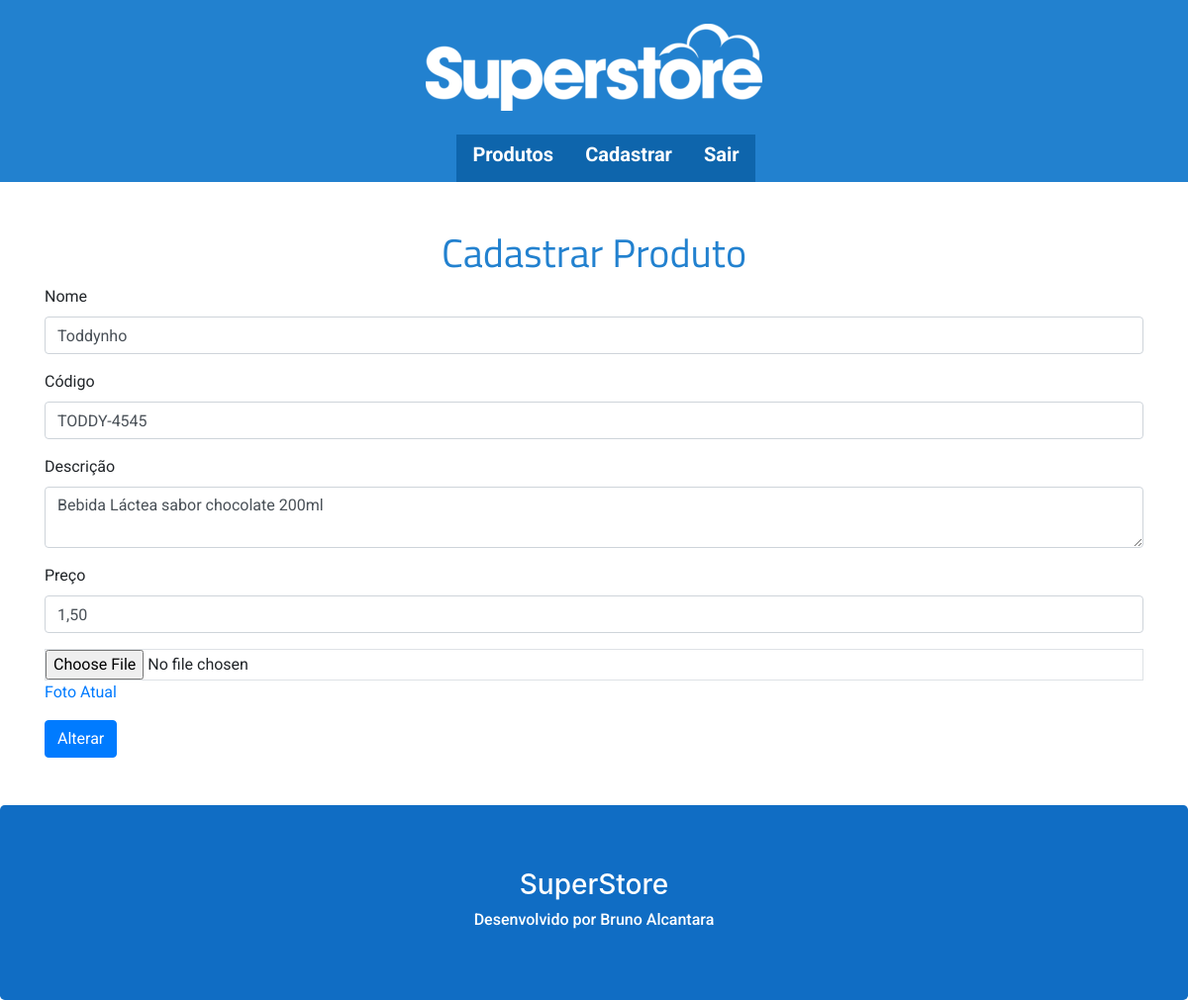
The app's page /store/register/?id=2 (signed in) with its own data.
### core/models.py (models this page shows, shortened)
class Product (models.Model):
    name = models.CharField(max_length=100)
    code = models.CharField(max_length=10)
    description = models.TextField()
    price = models.CharField(max_length = 11)
    photo = models.ImageField(upload_to='photostore')
    active = models.BooleanField(default=True)
    user = models.ForeignKey(User, on_delete=models.CASCADE)
    class Meta:
        db_table = 'Produto'

### core/views.py (the view)
# urls.py: path('store/register/', views.register_product),
@login_required(login_url='/login/')
def register_product (request):
    product_id = request.GET.get('id')
    if product_id:
        product = Product.objects.get(id=product_id)
        print(product.name)
        return render(request, 'register-product.html', {'product':product})
    return render(request, 'register-product.html')

### templates/register-product.html (shortened to what this page needs)
{% extends "model-page.html" %}
{% block content %}
    <h1 class="text-center fonte pt-5" >Cadastrar Produto</h1>
    <form class="font" enctype="multipart/form-data" action="/store/register/submit", method="POST">{% csrf_token %}
        <div class="container">
            <div class="form-group">
                <label for="name">Nome</label>
                <input class="form-control" name="name" type="text" value="{{product.name}}">
            </div>
            <div class="form-group">
                <label for="code">Código</label>
                <input class="form-control" name="code" type="text" value="{{product.code}}">
            </div>
            <div class="form-group">
                <label for="description">Descrição</label>
                <textarea class="form-control" name="description" type="text">{{product.description}}</textarea>
            </div>
            <div class="form-group">
                <label for="price">Preço</label>
                <input class="form-control" name="price" type="text" value="{{product.price}}">
            </div>
            <div class="form-group">
                <input type="file" class="form-control-file border" name="file" accept="image/*">
                <a href="/media/{{ product.photo }}" target="_blank">Foto Atual</a>
            </div>
            <button type="submit" class="btn btn-primary mb-5">
                {% if product %}
                    Alterar
                {% else %}
                    Cadastrar
                {% endif %}
            </button>
        </div>
    </form>
{% endblock %}

### templates/model-header.html (style rules this page uses)
.font { font-family: 'Roboto', sans-serif; }

### templates/register-product.html (style rules this page uses)
.fonte { font-family: 'Titillium Web', sans-serif; color: rgb(34, 129, 207); }

### records on screen
Product: name "Toddynho", code "TODDY-4545", description "Bebida Láctea sabor chocolate 200ml", price "1,50"
